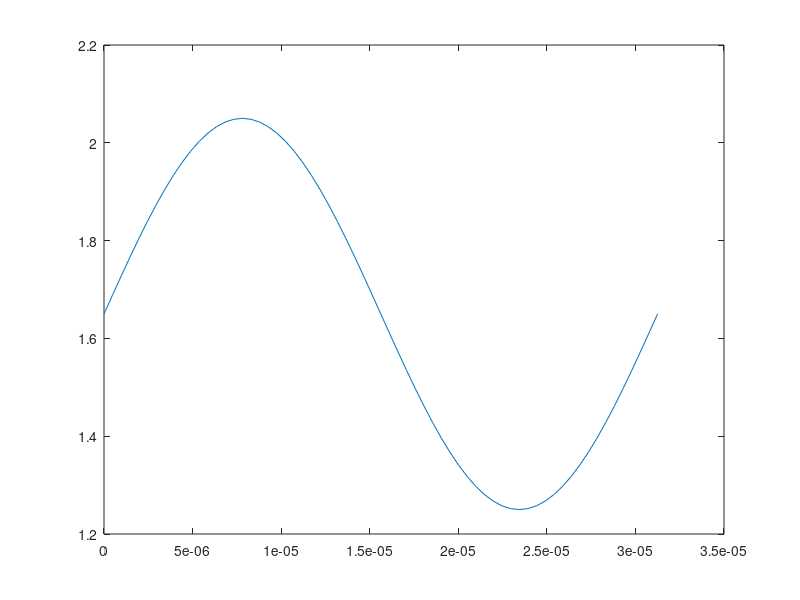

The MATLAB source for this figure:
clear;
close all;
clc;
sine_wave_hex = ["000", "00A",'027','058','09c','0f2','159','1d1','258','2ed','38e','43a','4f0','5ad','670','737', '800','8c8','98f','a52','b0f','bc5','c71','d12','da7','e2e','ea6','f0d','f63','fa7','fd8','ff5','fff','ff5','fd8','fa7','f63','f0d','ea6','e2e','da7','d12','c71','bc5','b0f','a52','98f','8c8', '800','737','670','5ad','4f0','43a','38e','2ed','258','1d1','159','0f2','09c','058','027','00a'];
sine_wave = hex2dec(sine_wave_hex);
sine_wave_v = (3.3/4096) .* sine_wave;
figure;
plot(sine_wave_v);



f = 32e3;
t_end = 1/f;
t = 0:t_end/64:t_end; 
sig = 0.4 * sin(2*pi*f*t) + 1.65;

sig_dig = sig .* (4096 / 3.3);

figure;
plot(t, sig);

sig_dig_hex = dec2hex(round(sig_dig));

lut_sig_dig = "";

 lut_size = size(sig_dig_hex, 1);
 for i = 1:lut_size
     lut_sig_dig = strcat(lut_sig_dig, "0x", sig_dig_hex(i, :), ", ");
     if mod(i, 16) == 0
         lut_sig_dig = strcat(lut_sig_dig, "\n");
     end
 end
 fprintf(lut_sig_dig);
 disp(lut_size);

